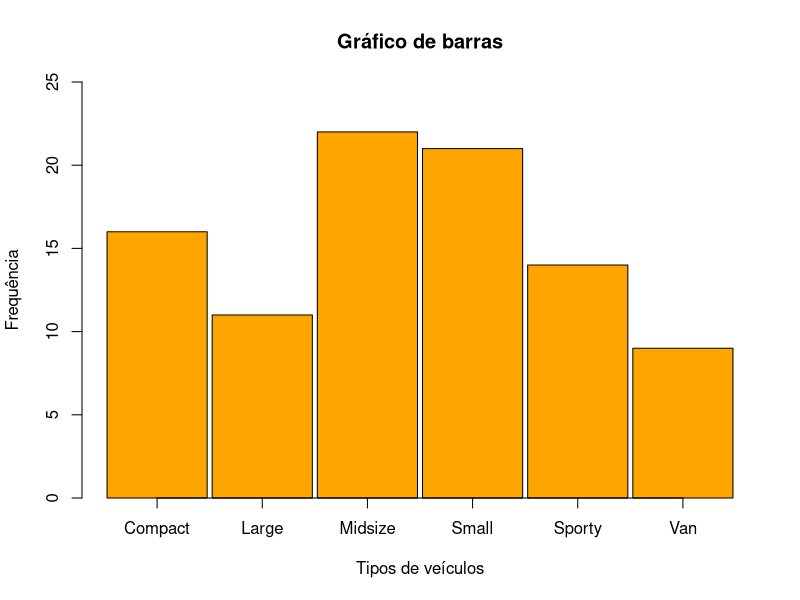

Write R code to recreate this figure.
library("MASS") 

barplot(
  table(Cars93$Type), 
  ylim=c(0,25), 
  xlab="Tipos de veículos", 
  ylab="Frequência", 
  axis.lty = "solid", 
  space = .05, 
  col = "orange", 
  main = "Gráfico de barras") 